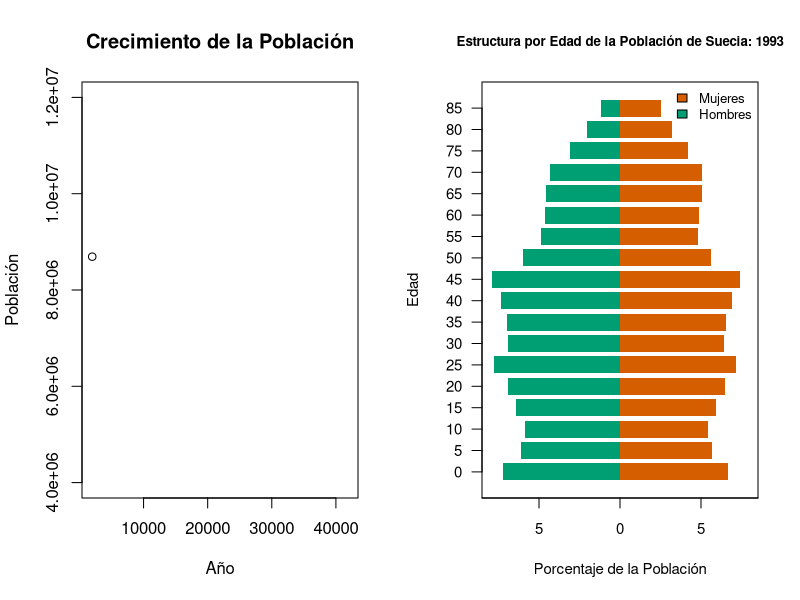
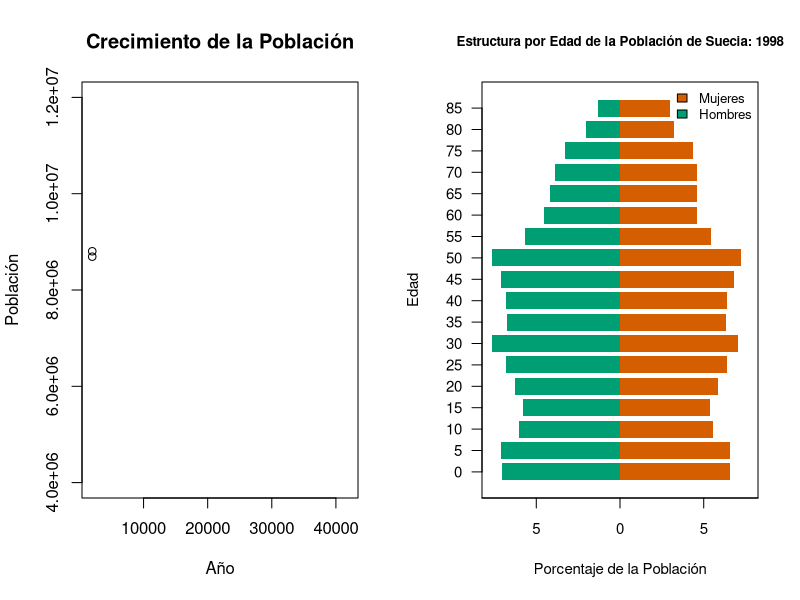
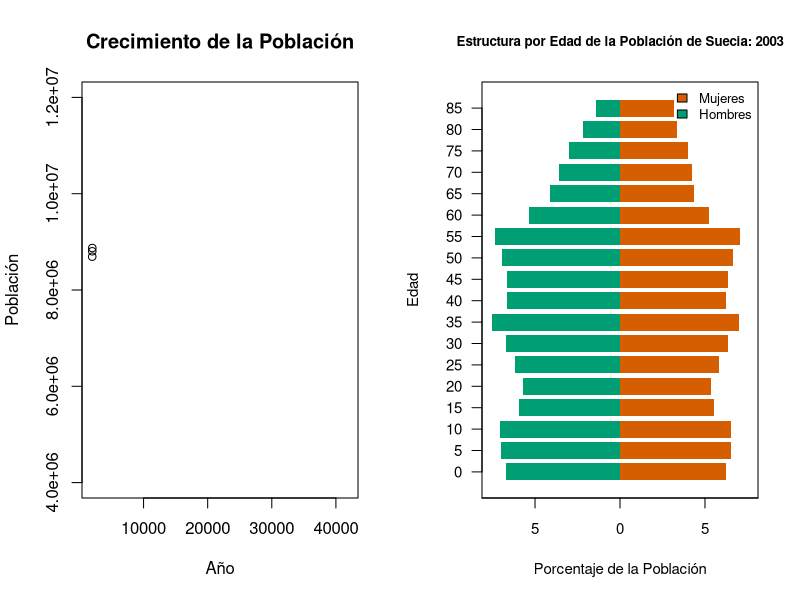
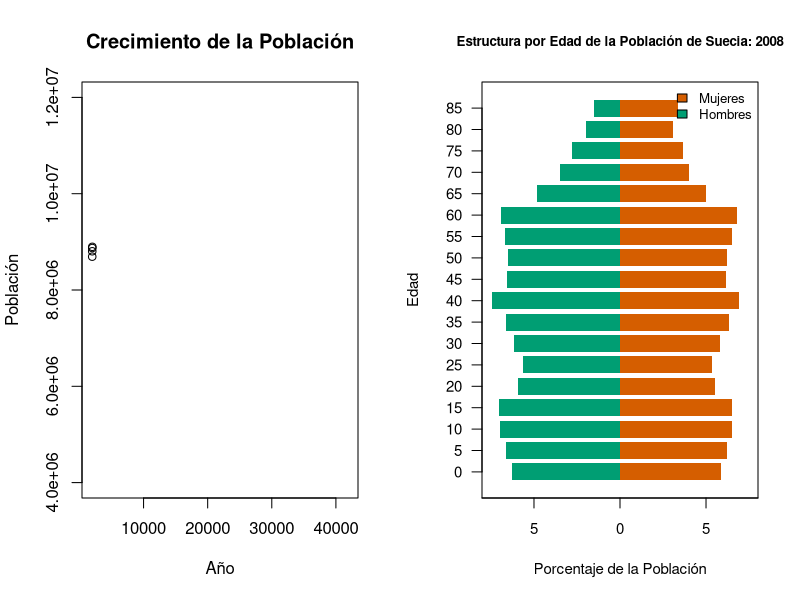
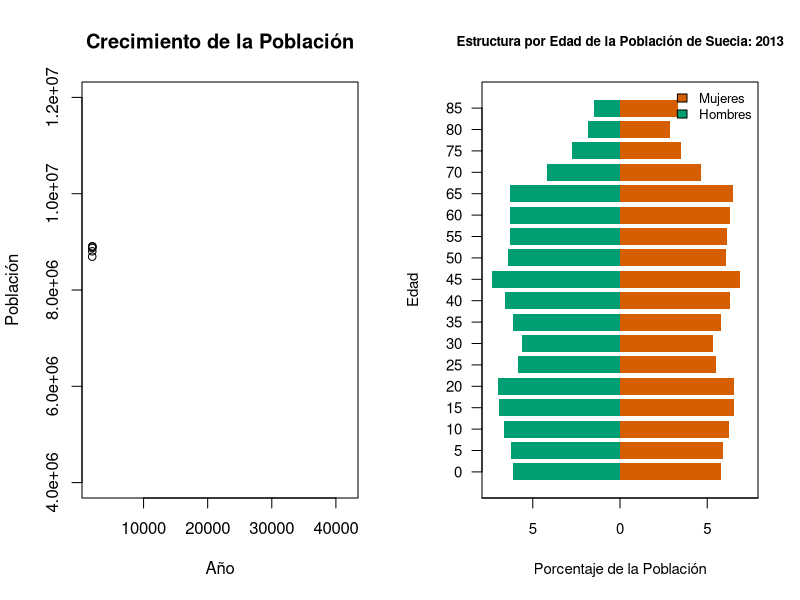
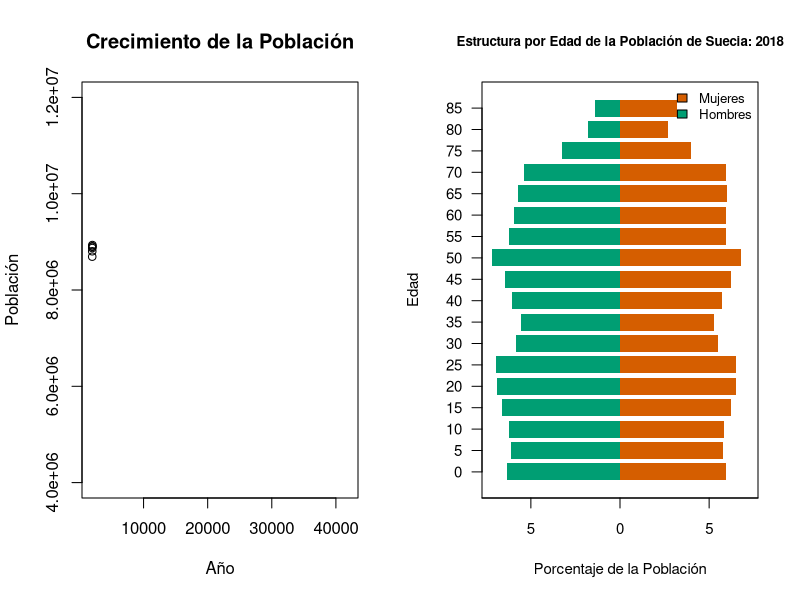
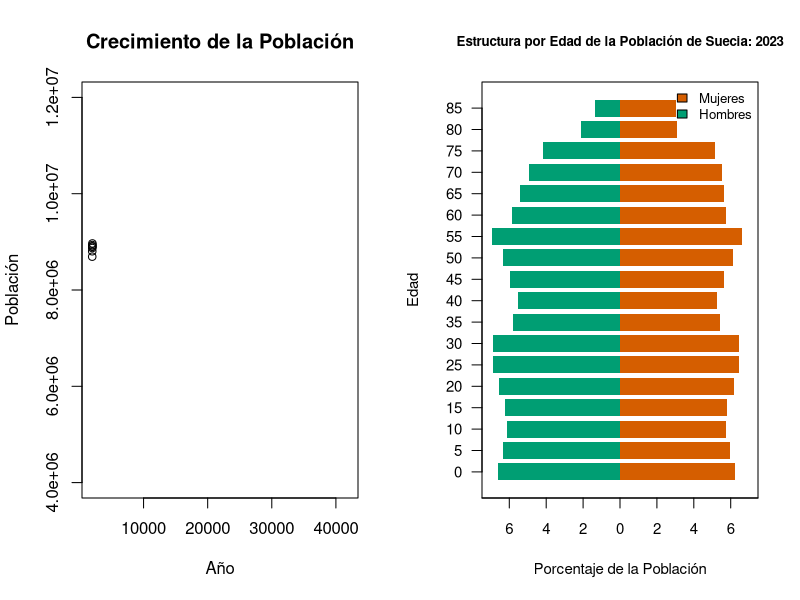
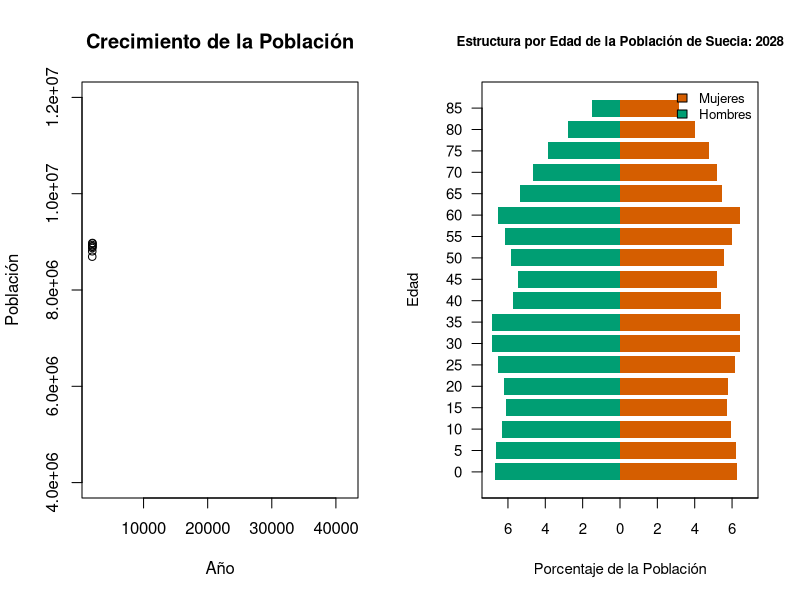

Write R code to recreate these figures, in order.
################################################################################
# Demografía 2024 IESTA                                                        #
# Daniel Ciganda                                                               # 
# Laboratorio: Proyecciones de Población                                       # 
# 03 de Diciembre de 2024                                                      #   
################################################################################
# El objetivo es proyectar una población estructurada por edad y sexo,
# en este caso, la población de Suecia, utilizando información sobre los
# cocientes de supervivencia en el intervalo de proyección y las tasas específicas 
# de fecundidad por edad.


# Función para preparar los datos para el gráfico de la pirámide de población
reshape_long <- function(dat, ini, int){
  
  dat <- as.data.frame(dat)
  
  # Extraer el año de los nombres de las columnas
  yrs <- unique(sub('^[fm]_','', names(dat)))
  
  # Verificar que solo hay un año en los datos
  if(length(yrs) != 1){
    stop("Los datos contienen múltiples años")
  }
  
  dat0 <- reshape(data = dat,
                  varying = names(dat),
                  direction = "long",
                  sep = "_")
  names(dat0) <- c("yr", "count", "count")
  ages_lon <- rbind(dat0[,1:2], dat0[,c(1,3)])
  ages_lon$group <- c(rep("females", nrow(dat0)), rep("males", nrow(dat0)))
  ages_lon$age <- rep(seq(0,(nrow(dat)*int)-int,int),2)
  totals_v <- apply(dat, 2, sum)
  ages_lon$totals <- rep(totals_v, each = length(seq(0,(nrow(dat)*int)-int,int)))
  ages_lon$pct <- ages_lon$count/ages_lon$totals

  ages_lon$pct[ages_lon$group == "males"] <- -ages_lon$pct[ages_lon$group == "males"]
  
  return(ages_lon)
}

# Función para graficar la estructura por edad y sexo de la población 
# (pirámide poblacional) 
pd_plot_base <- function(dat, pt = FALSE) {
  
  # Preparar datos
  ages <- dat$age[dat$group == "females"]
  pct_females <- dat$pct[dat$group == "females"]
  pct_males <- dat$pct[dat$group == "males"]
  
  # Establecer límites simétricos para el eje x
  max_pct <- max(abs(c(pct_females, pct_males)))
  xlim <- c(-max_pct, max_pct)
  ylim <- c(0.5, length(ages)+0.5)
  
  # Suprimir ejes y área de trazado predeterminados
  plot(0, 0, type = "n", xlim = xlim, ylim = ylim,
       xlab = "Porcentaje de la Población", ylab = "Edad",
       main = paste("Estructura por Edad de la Población de Suecia:", 
                    unique(dat$yr)),
       cex.main = 0.8, cex.axis = 0.9, cex.lab = 0.9, axes = FALSE)
  
  # Añadir eje y personalizado (edades)
  axis(2, at = 1:length(ages), labels = ages, las = 1, cex.axis = 0.9)
  
  # Añadir eje x personalizado con etiquetas positivas
  x_ticks <- pretty(xlim, n = 5)
  axis(1, at = x_ticks, labels = abs(x_ticks * 100), cex.axis = 0.9)
  box()
  
  # Graficar mujeres
  for (i in 1:length(ages)) {
    rect(0, i - 0.4, pct_females[i], i + 0.4, col = "#D55E00", border = NA)
  }
  
  # Graficar hombres
  for (i in 1:length(ages)) {
    rect(0, i - 0.4, pct_males[i], i + 0.4, col = "#009E73", border = NA)
  }
  
  # Añadir leyenda
  legend("topright", legend = c("Mujeres", "Hombres"), 
         fill = c("#D55E00", "#009E73"), bty = "n", cex = 0.8)
}

# Función para la matriz de Leslie modificada
leslie <- function(L, m) {
  n = length(L)
  M = matrix(0, n, n)
  
  # Probabilidades de supervivencia
  px <- exp(diff(log(L)))
  diag(M[-1,-ncol(M)]) <- px
  M[n,n-1] <- M[n,n] <- L[n]/(L[n-1] + L[n])
  
  # Tasas de fecundidad
  for(i in 1:(n-1)) {
    if(m[i] != 0 | m[i+1] != 0) {
      M[1,i] <- (m[i] + m[i+1] * L[i+1]/L[i])*5/2
    }
  }
  return(M)
}

# Función para proyectar la población y graficar resultados 
p_pop_base <- function(f, Lf, Lm, Nf, Nm, iter, ini, int, srb){
  
  # Variables necesarias para graficar el crecimiento de la población:
  
  # Población Total en cada año
  N <- rep(NA, iter+1)
  
  # Años
  Y <- as.numeric(seq(ini, ini + (ini*iter), int))
  
  # data frame con Población Total por año (una entrada por fila)
  gw <- as.data.frame(cbind(N,Y))
    
  # Construir matrices para mujeres y hombres
  Mf <- leslie(L = Lf, m = f)
  Mm <- leslie(L = Lm, m = f)
  
  # Crear una matriz "pop" para guardar la población base y las proyecciones
  pop <- matrix(NA, length(Lf), 2*iter + 2)
  pop[,1] <- Nf
  pop[,2] <- Nm
  
  # Asignar nombres de columnas a 'pop'
  colnames(pop) <- character(ncol(pop))
  colnames(pop)[1:2] <- c(paste0('f_', ini), paste0('m_', ini))
  
  # Obtener la estructura por edad de la población base
  dat_long <- reshape_long(dat = pop[,1:2], ini = ini, int = int)
  
  # Calcular la población total en el año base y guardar como primer elemento
  # del vector "gw"
  gw$N[1] <- sum(pop[,1:2])
  
  # Graficar el tamaño de la población base y la pirámide
  par(mfrow = c(1, 2))
  
  # Gráfico de crecimiento poblacional
  plot(gw$Y, gw$N, type = "b", ylim = c(4e6, 12e6), 
       xlab = "Año", ylab = "Población",
       main = "Crecimiento de la Población")
  
  # Gráfico de pirámide
  pd_plot_base(dat = dat_long)
  
  # Proyectar la población de hombres y mujeres
  is <- seq(1,by=2,len=iter)
  
  for(i in is){
    
    pop[,i+2] <- Mf %*% pop[,i]
    pop[,i+3] <- Mm %*% pop[,i+1]
    
    # Guardar nacimientos
    births <- pop[1,i+2]
    
    # Calcular población en el primer grupo de edad
    pop[1,i+2] <- births / (1+srb) * Lf[1] / int
    pop[1,i+3] <- births * srb / (1+srb) * Lm[1] / int
    
    # Calcular el índice para el año actual
    idx <- which(is == i) + 1
    current_year <- gw$Y[idx]
    
    # Asignar nombres de columnas
    colnames(pop)[i+2] <- paste0('f_', current_year)
    colnames(pop)[i+3] <- paste0('m_', current_year)
    
    Sys.sleep(0.1)
    dat_long <- reshape_long(dat = pop[,c(i+2,i+3)], ini, int)
    
    gw$N[idx] <- sum(pop[,c(i+2,i+3)])  
    
    # Graficar el crecimiento poblacional y la pirámide actualizados
    par(mfrow = c(1, 2))
    
    # Gráfico de crecimiento poblacional
    plot(gw$Y, gw$N, type = "b", ylim = c(4e6, 12e6), xlab = "Año", ylab = "Población",
         main = "Crecimiento de la Población")
    
    # Gráfico de pirámide 
    pd_plot_base(dat_long)
  
  }
  
  
  return(pop)
}

# Cargar los datos (nuevamente, para mayor claridad)
swf <- read.table("datos/sweden_data_1993_females.txt", header=F)
names(swf) <- c("age", "p93", "L", "f")
swm <- read.table("datos/sweden_data_1993_males.txt", header=F)
names(swm) <- c("age", "p93", "L")

Lf <- swf$L
f <- swf$f
Lm <- swm$L
Nf <- swf$p93
Nm <- swm$p93

# Establecer el número de iteraciones
iter <- 20  # Ajustar según sea necesario

# Proyectar la población 
sw_pop <- p_pop_base(f = f,
                     Lf = Lf/100000,
                     Lm = Lm/100000,
                     Nf = Nf,
                     Nm = Nm,
                     iter = iter,
                     ini = 1993, 
                     int = 5,
                     srb = 1.05)


#Apuntes 

# TRABAJO 2
# 
# ELEGIR UN PAIS, DESCARGAR, TASAS CONDICIONALES, 
# GRAFICAMOS LAS TASAS Y EXPLICAMOS QUE ESTAMOS MIRANDO
# 

# 
# GRAFICAR MX EN FUNCION D ELA EDAD
# TOMAR DE 0 A 100 para el GRAFICO KOPEN MAIER 
# INTERESA LA DESCRIPCION DETALLA ADA YCOMO PODEMOS QUE HACE LA FUNCIOJN, NO A PRACTICO SI NO LA IDEA
# metoDO DE TRANSFORMADA DINVERSAM RIESGO ACUMULADO, DESCRIPCION CONCEPTUAL, NO "FOR" "LOOP", CONCEPCTUAL!!
# 
# QUE ES LA COMPARACION DE KOPEN MAIER
# LO MISMO PARA LA FECUNDIDAD, ACA EN EL GRAFICO NO HAY CORRESPONDENCIA EN CIERTOS PUNTOS
# 
# LAS TASAS CONDICIONALES NOS INTERESA SOLO M1X RIESGO DEL PRIMER HIJO
# 
# 
# 
# 
# PARTE 2 
# TASAS NO CONDICIONALES
# 
# MODIFICAR LA FUNCION PARA QUE CAMBIEN LAS LS Y LAS XS COMPARAMAS LA POBLACION DE 1900 CON LA DE 2022
# CON LA POBLACION ESPERADA EL CAMBIO ES POR LA MIGRACION, DESCRIPCION DE LA PIRAMIDE CONTEXTUAL
# 
# SUECIA NO
# 
# 
# TASAS ESPECIFICAS YEAR - AGE- ASFR ASFRS
# 
# POBLACION 
# 
# YEAR AGE FEMALE MALE TOTAL 
# 
# TABLAS DE VIDAd period 1x1, LIFE TABLES
# 
# year age MX QX AX LX DX LX TX EX
# 

#MAX(MINIMOS de pop,f,lf,lm) 
#
#dat[[1]][.females]

#igual que la utlima pero cambia las ls y las fs, tenemos que iterar en el  for para tomar esta vez no un vector si no una lista
#
# nos tiene que quedar una piramide que se mueva con diferentes mortalidades y fecundidades
# 
# como chequeo, agarro las ultima poblacion, del humnamortality, y la grafico con pd_plot
# 
# y cual 
